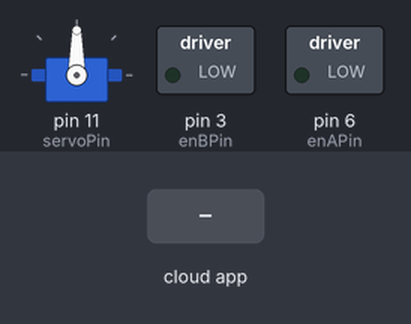
A sketch run on a simulated Arduino Uno, built with avr-gcc and run on an emulated ATmega328P. Parts: servo, switched loads named in the sketch (green lamp = pin HIGH). The inputs (shaded band) are chosen by the test bench. The ROS host is connected and sends only what is stated.

Above: at 1.2 s.
1.3 s: the phone or cloud app sets linear.x to -100
At 2.5 s:
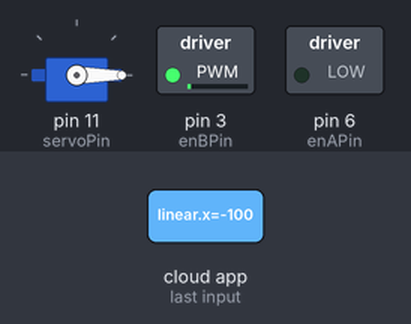
2.8 s: the phone or cloud app sets linear.x to 0
At 3.7 s:
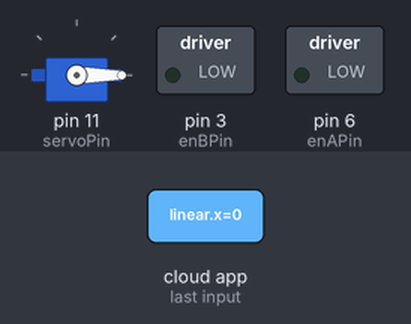
4.3 s: the phone or cloud app sets linear.x to 100
At 4.9 s:
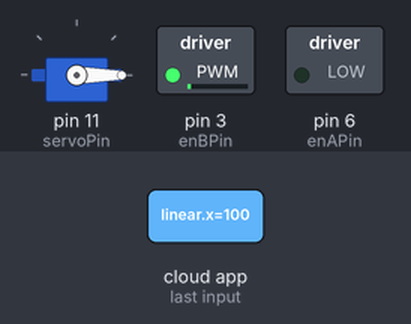
Timing chart, 0 to 7.3 s (numbered marks = the images above; inputs shaded):
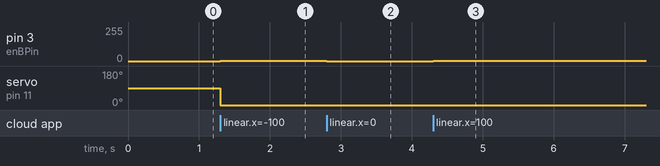

The sketch:

sketch_ros_full.ino
```cpp
#include <ros.h>
#include <geometry_msgs/Twist.h>
#include <Servo.h>

#if (ARDUINO >= 100)
 #include <Arduino.h>
#else
 #include <WProgram.h>
#endif

// ros::NodeHandle nh;
ros::NodeHandle nh;

Servo servo;
enum Motor{LEFT, RIGHT};
const int servoPin = 11;
const  int enAPin = 6;//   Left  motor PWM speed control
const  int in1Pin  =  7;//   Left  motor  Direction  1
const  int in2Pin  =  5;//   Left  motor  Direction  2
const  int in3Pin  =  4;//   Right  motor  Direction  1
const  int in4Pin  =  2;//   Right  motor  Direction  2
const  int enBPin = 3;//   Right  motor PWM speed control

int left_wheel = 0;
int right_wheel = 0;
int angle = 90;

void go (enum Motor m, int speed)
{
  if (speed > 255)
  {
    speed = 255;
  }
  else if (speed < -255)
  {
    speed = -255;
  }
  if ( m == LEFT && speed >= 0)
  {
    digitalWrite( in3Pin, LOW);
    digitalWrite( in4Pin, HIGH);
    analogWrite( enBPin, speed);
  }
  else if ( m == LEFT && speed < 0)
  {
    digitalWrite( in3Pin, HIGH);
    digitalWrite( in4Pin, LOW);
    analogWrite( enBPin, -speed);
  }
  else if ( m == RIGHT && speed >= 0)
  {
    digitalWrite( in1Pin, HIGH);
    digitalWrite( in2Pin, LOW);
    analogWrite( enAPin, speed);
  }
  else if ( m == RIGHT && speed < 0)
  {
    digitalWrite( in1Pin, LOW);
    digitalWrite( in2Pin, HIGH);
    analogWrite( enAPin, -speed);
  }
}

void executeMsg()
{
  servo.write(angle);
  // delay(15);
}

void engineCb(const geometry_msgs::Twist& engine_msg)
{
  left_wheel = engine_msg.linear.x;
  right_wheel = engine_msg.linear.y;
  angle = engine_msg.angular.x;
  executeMsg();
  go(LEFT, left_wheel);
  go(RIGHT, right_wheel);
}

ros::Subscriber<geometry_msgs::Twist> sub_engine("xbox_controller/engine", &engineCb );

void setup() {
  // put your setup code here, to run once:
  servo.attach(servoPin);
  nh.initNode();
  //nh.subscribe(sub);
  nh.subscribe(sub_engine);
}

void loop() {
  // put your main code here, to run repeatedly:
  nh.spinOnce();
  delay(1);
}
```

Measured:
- after the input at 1.3 s, pin 3 (enBPin): 0/255 → 1/255 at once; servo on pin 11 (servoPin): 90° → 0° at once
- after the input at 2.8 s, pin 3 (enBPin): 1/255 → 0/255 at once
- after the input at 4.3 s, pin 3 (enBPin): 0/255 → 1/255 at once
